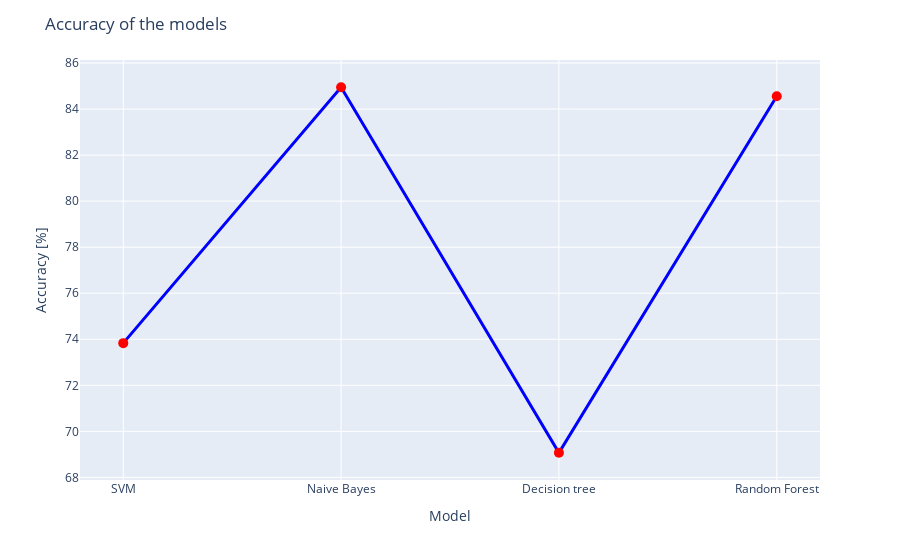

This figure's notebook cell:
### Code cell
result_df = 
fig = px.scatter(result_df, x='name', y=['accuracy'])

fig.update_traces(
    name='sample 1',
    mode='markers+lines',
    error_y=dict(color='black', width=5, thickness=1),
    marker=dict(color='red', size=10),
    line=dict(color='blue', width=3),
    showlegend=False
)

fig.update_layout(
    yaxis_title='Accuracy [%]',
    xaxis_title='Model',
    title='Accuracy of the models',
    hovermode="y"
)
fig.show()

### Figure 1 — Plotly figure (JSON) as saved in the notebook; plotly's stock layout.template omitted (floating-point values rounded to 4 significant figures)
{"data": [{"error_y": {"color": "black", "thickness": 1, "width": 5}, "hovertemplate": "variable=accuracy<br>name=%{x}<br>value=%{y}<extra></extra>", "legendgroup": "accuracy", "line": {"color": "blue", "width": 3}, "marker": {"color": "red", "size": 10, "symbol": "circle"}, "mode": "markers+lines", "name": "sample 1", "orientation": "v", "showlegend": false, "type": "scatter", "x": ["SVM", "Naive Bayes", "Decision tree", "Random Forest"], "xaxis": "x", "y": [73.83, 84.95, 69.07, 84.55], "yaxis": "y"}], "layout": {"hovermode": "y", "legend": {"title": {"text": "variable"}, "tracegroupgap": 0}, "margin": {"t": 60}, "title": {"text": "Accuracy of the models"}, "xaxis": {"anchor": "y", "domain": [0, 1], "title": {"text": "Model"}}, "yaxis": {"anchor": "x", "domain": [0, 1], "title": {"text": "Accuracy [%]"}}}}
